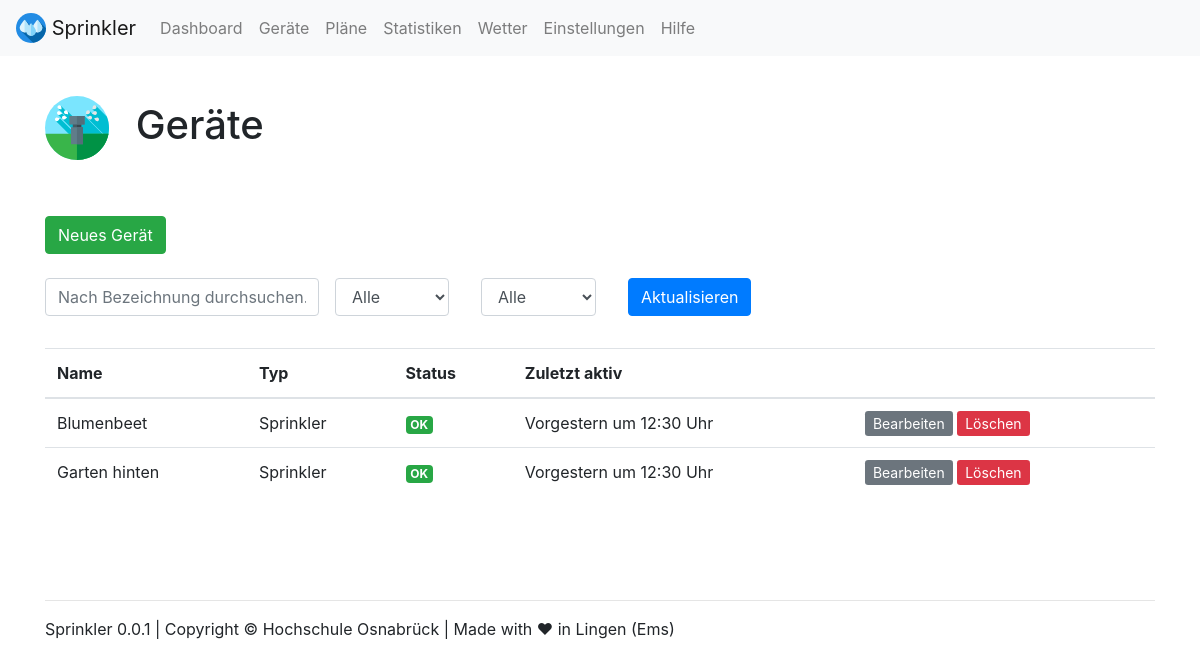
The app's page /devices/, older data.
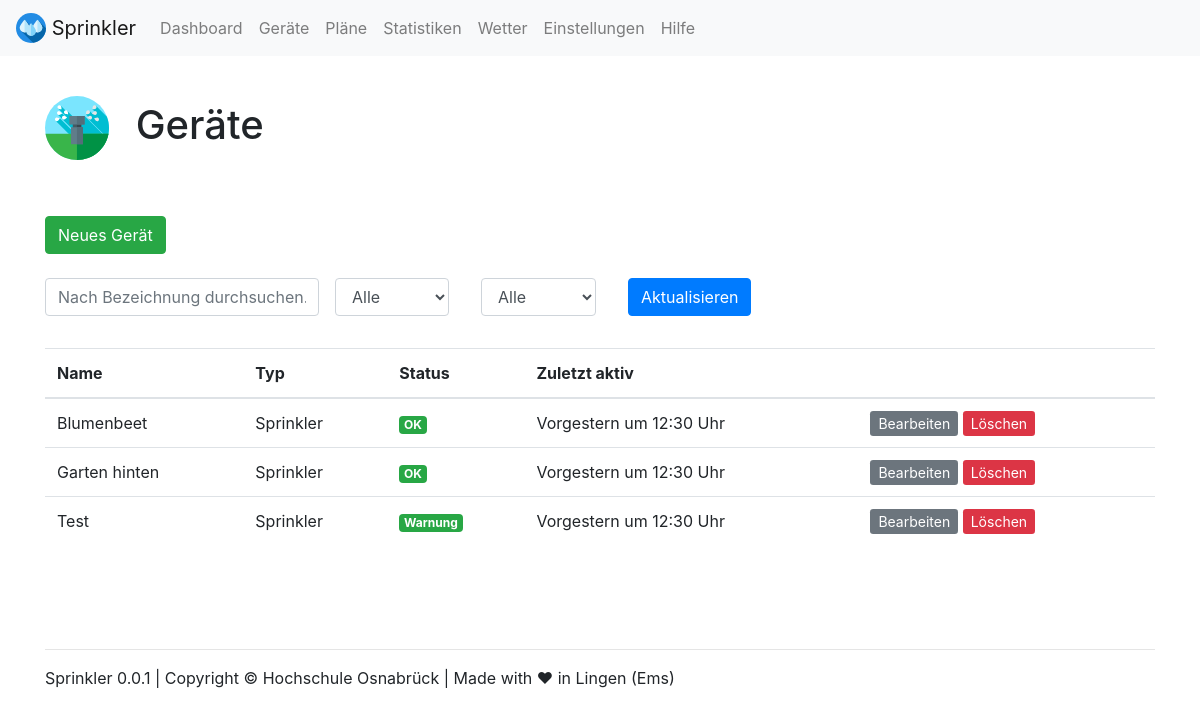
The same page, newer data.
### webapp/models.py (models this page shows)
class Device(models.Model):
    device_name = models.CharField(max_length=200)
    device_type = models.CharField(max_length=200)
    device_status = models.CharField(max_length=200)

### webapp/views.py (the view)
# urls.py: path('devices/', views.devices, name='devices'),
def devices(request):
    args = {}
    args['filter_name'] = request.GET.get('name', '')
    args['filter_device'] = request.GET.get('device', '')
    args['filter_status'] = request.GET.get('status', '')
    check = 0
    q = Device.objects
    if(args['filter_name']!=''):
        q = q.filter(device_name__contains=args['filter_name'])
        check = 1
    if(args['filter_device'] == 'Sprinkler' or args['filter_device'] == 'Sensor'):
        q = q.filter(device_type__contains=args['filter_device'])
        check = 1
    if(args['filter_status'] == 'OK' or args['filter_status'] == 'Warnung' or args['filter_status'] == 'Fehler'):
        q = q.filter(device_status__contains=args['filter_status'])
        check = 1
    if(check == 0):
        q = q.all()
    args['devices'] = q
    return TemplateResponse(request, "devices.html", args)

### webapp/templates/devices.html (shortened to what this page needs)
{% load static %}
{% include "views/top.html" %}
<br>
<h1><img src="{% static 'webapp/img/icons/sprinkler.svg' %}" width="64" class="mr-3"> Geräte</h1>
<br><br>
<a class="btn btn-success" href="#" role="button">Neues Gerät</a>
<br>
<br>
<form class="form-inline" method="GET" action="{% url 'devices' %}">
  <div class="form-group mb-2">
    <input value="{{ filter_name }}" name="name" type="text" class="form-control" placeholder="Nach Bezeichnung durchsuchen...">
  </div>
  <div class="form-group mx-sm-3 mb-2">
    <select name="device" id="inputState" class="form-control">
        <option {% if filter_device == 'Alle' %} selected {% endif %}>Alle</option>
    </select>
  </div>
  <div class="form-group mx-sm-3 mb-2">
    <select name="status" id="inputState" class="form-control">
        <option {% if filter_status == 'Alle' %} selected {% endif %}>Alle</option>
    </select>
  </div>
  <div class="form-group mx-sm-3 mb-2">
    <button type="submit" class="btn btn-primary">Aktualisieren</button>
  </div>
</form>
<br>
{% if devices %}
<table class="table table-hover">
  <thead>
    <tr>
      <th scope="col">Name</th>
      <th scope="col">Typ</th>
      <th scope="col">Status</th>
      <th scope="col">Zuletzt aktiv</th>
      <th scope="col"></th>
    </tr>
  </thead>
  <tbody>
    {% for device in devices %}
    <tr>
      <td scope="row">{{ device.device_name }}</td>
      <td>{{ device.device_type }}</td>
      <td><span class="badge badge-success">{{ device.device_status }}</span></td>
      <td>Vorgestern um 12:30 Uhr</td>
      <td>
        <a class="btn-sm btn-secondary" href="{% url 'device_edit' device.id %}" role="button">Bearbeiten</a>
        <a class="btn-sm btn-danger" href="#" role="button">Löschen</a>
      </td>
    </tr>
    {% endfor %}
  </tbody>
</table>
{% else %}
  <p>Es wurden keine Geräte gefunden.</p>
{% endif %}
{% include "views/footer.html" %}
{% include "views/bottom.html" %}

Row changes from the older to the newer data that the page shows:
added Device: device_name "Test", device_type "Sprinkler", device_status "Warnung"
